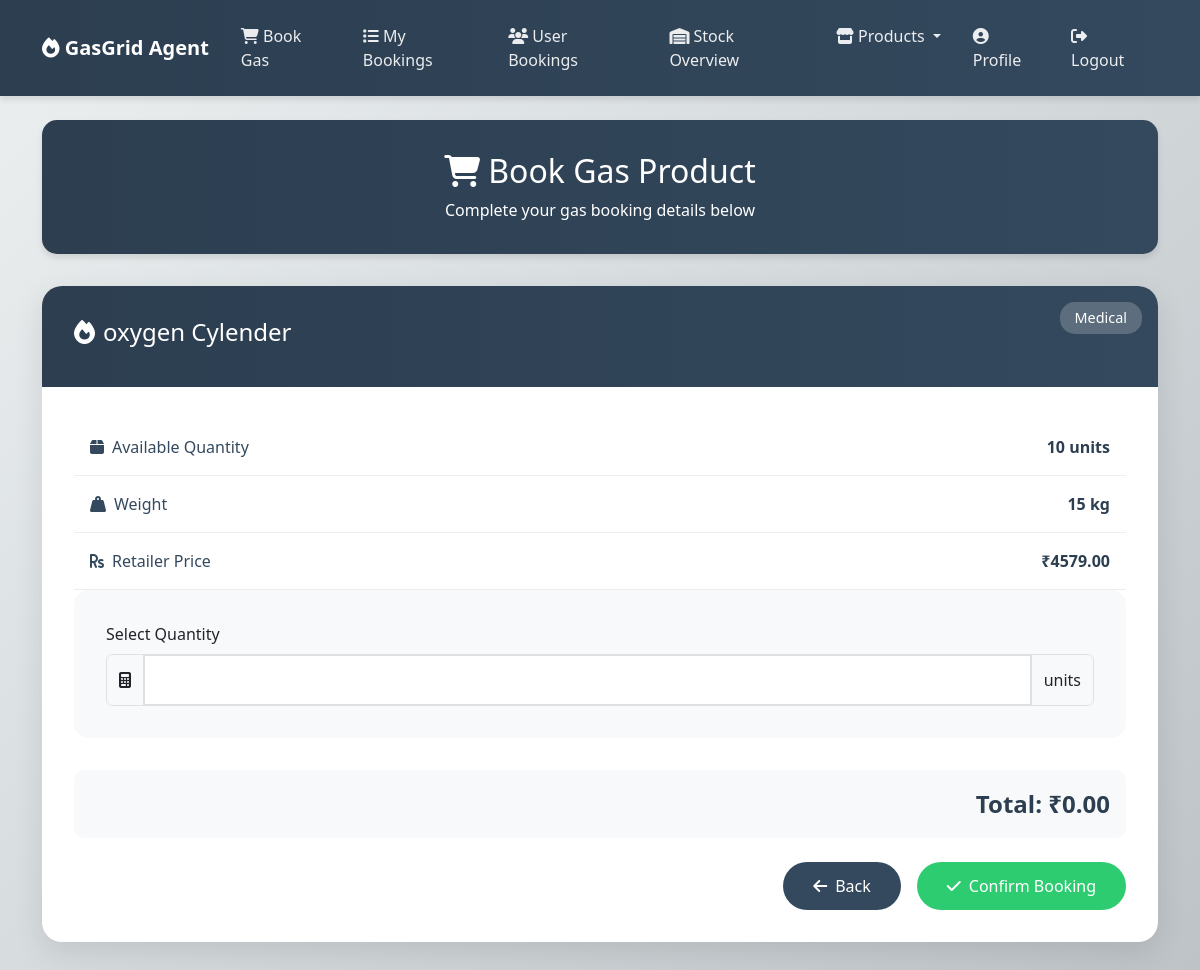
Screenshot of /Agent/book-gas-product/1/ (signed in) with the database file from the repository.
### Admin/models.py (models this page shows)
class Gas(models.Model):
    CATEGORY_CHOICES = [
        ('Industrial', 'Industrial'),
        ('Commercial', 'Commercial'),
        ('Medical', 'Medical'),
    ]
    name = models.CharField(max_length=200, unique=True)
    category = models.CharField(max_length=50, choices=CATEGORY_CHOICES)
    quantity = models.PositiveIntegerField(help_text="Quantity available in stock",null=True, blank=True)
    initial_quantity = models.PositiveIntegerField(help_text="Initial quantity added")
    weight= models.CharField(max_length=50)
    retailer_price = models.DecimalField(max_digits=10, decimal_places=2, help_text="Price per unit")
    added_on = models.DateTimeField(auto_now_add=True)

### Agent/views.py (the view, shortened to what this page needs)
# urls.py: path("book-gas-product/<int:gas_id>/",views. book_gas_product, name="book_gas_product"),
def book_gas_product(request, gas_id):
    if 'agid' not in request.session:
        messages.error(request, "You must be logged in as an agent!")
        return redirect("Agent:agent_login")
    agent = Agent.objects.get(id=request.session['agid'])
    gas_product = Gas.objects.get(id=gas_id)
    return render(request, "Agent/book_gas_product.html", {"gas_product": gas_product})

### Agent/templates/Agent/book_gas_product.html (shortened to what this page needs)
<!DOCTYPE html>
<html lang="en">
<head>
    <link href="https://cdn.jsdelivr.net/npm/bootstrap@5.3.0/dist/css/bootstrap.min.css" rel="stylesheet">
    <link href="https://cdnjs.cloudflare.com/ajax/libs/font-awesome/6.4.0/css/all.min.css" rel="stylesheet">
</head>
<body>
        <nav class="navbar navbar-expand-lg navbar-dark sticky-top">
            <div class="container">
                <a class="navbar-brand" href="{% url 'Agent:agent_home'%}">
                    <i class="fas fa-fire"></i> GasGrid Agent
                </a>
                <div class="collapse navbar-collapse" id="navbarNav">
                    <ul class="navbar-nav ms-auto">
                        <li class="nav-item">
                            <a class="nav-link" href="{% url 'Agent:view_gas_products' %}">
                                <i class="fas fa-shopping-cart"></i> Book Gas
                            </a>
                        </li>
                        <li class="nav-item">
                            <a class="nav-link" href="{% url 'Agent:agent_bookings' %}">
                                <i class="fas fa-list"></i> My Bookings
                            </a>
                        </li>
                        <li class="nav-item">
                            <a class="nav-link" href="{% url 'Agent:agent_view_user_bookings' %}">
                                <i class="fas fa-users"></i> User Bookings
                            </a>
                        </li>
                        <li class="nav-item">
                            <a class="nav-link" href="{% url 'Agent:agent_stock_overview' %}">
                                <i class="fas fa-warehouse"></i> Stock Overview
                            </a>
                        </li>
                        <li class="nav-item dropdown">
                            <a class="nav-link dropdown-toggle" href="#" id="navbarDropdown" role="button" data-bs-toggle="dropdown">
                                <i class="fas fa-store"></i> Products
                            </a>
                        </li>
                        <li class="nav-item">
                            <a class="nav-link" href="{% url 'Agent:agent_profile' %}">
                                <i class="fas fa-user-circle"></i> Profile
                            </a>
                        </li>
                        <li class="nav-item">
                            <a class="nav-link" href="{% url 'User:index' %}">
                                <i class="fa-solid fa-right-from-bracket"></i> Logout
                            </a>
                        </li>
                    </ul>
                </div>
            </div>
        </nav>
    <div class="container mt-4">
        <div class="page-header text-center">
            <h2><i class="fas fa-shopping-cart me-2"></i>Book Gas Product</h2>
            <p class="mb-0">Complete your gas booking details below</p>
        </div>
        <div class="booking-card">
            <div class="product-header">
                <h4><i class="fas fa-fire me-2"></i>{{ gas_product.name }}</h4>
                <span class="category-badge">{{ gas_product.category }}</span>
            </div>
            <div class="product-details">
                <div class="detail-row">
                    <span class="detail-label"><i class="fas fa-box me-2"></i>Available Quantity</span>
                    <span class="detail-value" id="available-qty">{{ gas_product.quantity }} units</span>
                </div>
                <div class="detail-row">
                    <span class="detail-label"><i class="fas fa-weight-hanging me-2"></i>Weight</span>
                    <span class="detail-value">{{ gas_product.weight }} kg</span>
                </div>
                <div class="detail-row">
                    <span class="detail-label"><i class="fas fa-rupee-sign me-2"></i>Retailer Price</span>
                    <span class="detail-value">₹{{ gas_product.retailer_price }}</span>
                </div>
                <form method="post" id="bookingForm">
                    <div class="quantity-input-group">
                        <label class="form-label">Select Quantity</label>
                        <div class="input-group">
                            <span class="input-group-text"><i class="fas fa-calculator"></i></span>
                            <input type="number" name="quantity" class="form-control" min="1"
                                   max="{{ gas_product.quantity }}" required id="quantity-input"
                                   onchange="updateTotal(this.value)">
                            <span class="input-group-text">units</span>
                        </div>
                    </div>
                    <div class="total-price" id="totalPrice">
                        Total: ₹0.00
                    </div>
                    <div class="d-flex justify-content-end gap-3 mt-4">
                        <a href="{% url 'Agent:view_gas_products' %}" class="btn btn-back">
                            <i class="fas fa-arrow-left me-2"></i>Back
                        </a>
                        <button type="submit" class="btn btn-confirm">
                            <i class="fas fa-check me-2"></i>Confirm Booking
                        </button>
                    </div>
                </form>
            </div>
        </div>
    </div>
</body>
</html>

### Agent/templates/Agent/book_gas_product.html (style rules this page uses)
:root { --primary-color: #2C3E50; --secondary-color: #34495E; --accent-color: #3498DB; --success-color: #2ECC71; --background-color: #ECF0F1; }
body { background: linear-gradient(135deg, #ECF0F1 0%, #BDC3C7 100%); font-family: 'Segoe UI', Tahoma, Geneva, Verdana, sans-serif; min-height: 100vh; }
.navbar { background: linear-gradient(to right, var(--primary-color), var(--secondary-color)); padding: 1rem 0; box-shadow: 0 4px 6px rgba(0,0,0,0.1); }
.navbar-brand { color: white !important; font-weight: 600; }
.nav-link { color: rgba(255,255,255,0.9) !important; transition: all 0.3s ease; border-radius: 20px; padding: 0.5rem 1rem !important; }
.page-header { background: linear-gradient(to right, var(--primary-color), var(--secondary-color)); color: white; padding: 2rem 0; margin-bottom: 2rem; border-radius: 15px; box-shadow: 0 4px 6px rgba(0,0,0,0.1); }
.booking-card { background: white; border-radius: 20px; box-shadow: 0 10px 30px rgba(0,0,0,0.1); overflow: hidden; margin-bottom: 30px; }
.product-header { background: linear-gradient(to right, var(--primary-color), var(--secondary-color)); color: white; padding: 2rem; position: relative; }
.product-details { padding: 2rem; }
.detail-row { display: flex; justify-content: space-between; padding: 1rem; border-bottom: 1px solid #eee; }
.detail-label { color: var(--secondary-color); font-weight: 500; }
.detail-value { font-weight: 600; color: var(--primary-color); }
.quantity-input-group { background: #f8f9fa; padding: 2rem; border-radius: 15px; margin-bottom: 2rem; }
.form-control { border-radius: 10px; padding: 12px; border: 2px solid #e0e0e0; transition: all 0.3s ease; }
.btn-confirm { background: var(--success-color); color: white; padding: 12px 30px; border-radius: 25px; font-weight: 500; border: none; transition: all 0.3s ease; }
.btn-back { background: var(--secondary-color); color: white; padding: 12px 30px; border-radius: 25px; font-weight: 500; border: none; transition: all 0.3s ease; }
.category-badge { position: absolute; top: 1rem; right: 1rem; padding: 5px 15px; background: rgba(255,255,255,0.2); border-radius: 15px; font-size: 0.9rem; }
.total-price { font-size: 1.5rem; font-weight: 600; color: var(--primary-color); margin-top: 1rem; padding: 1rem; background: #f8f9fa; border-radius: 10px; text-align: right; }

### rows the page displays
Gas: name "oxygen Cylender", category "Medical", quantity "10", weight "15", retailer_price "4579.00"
